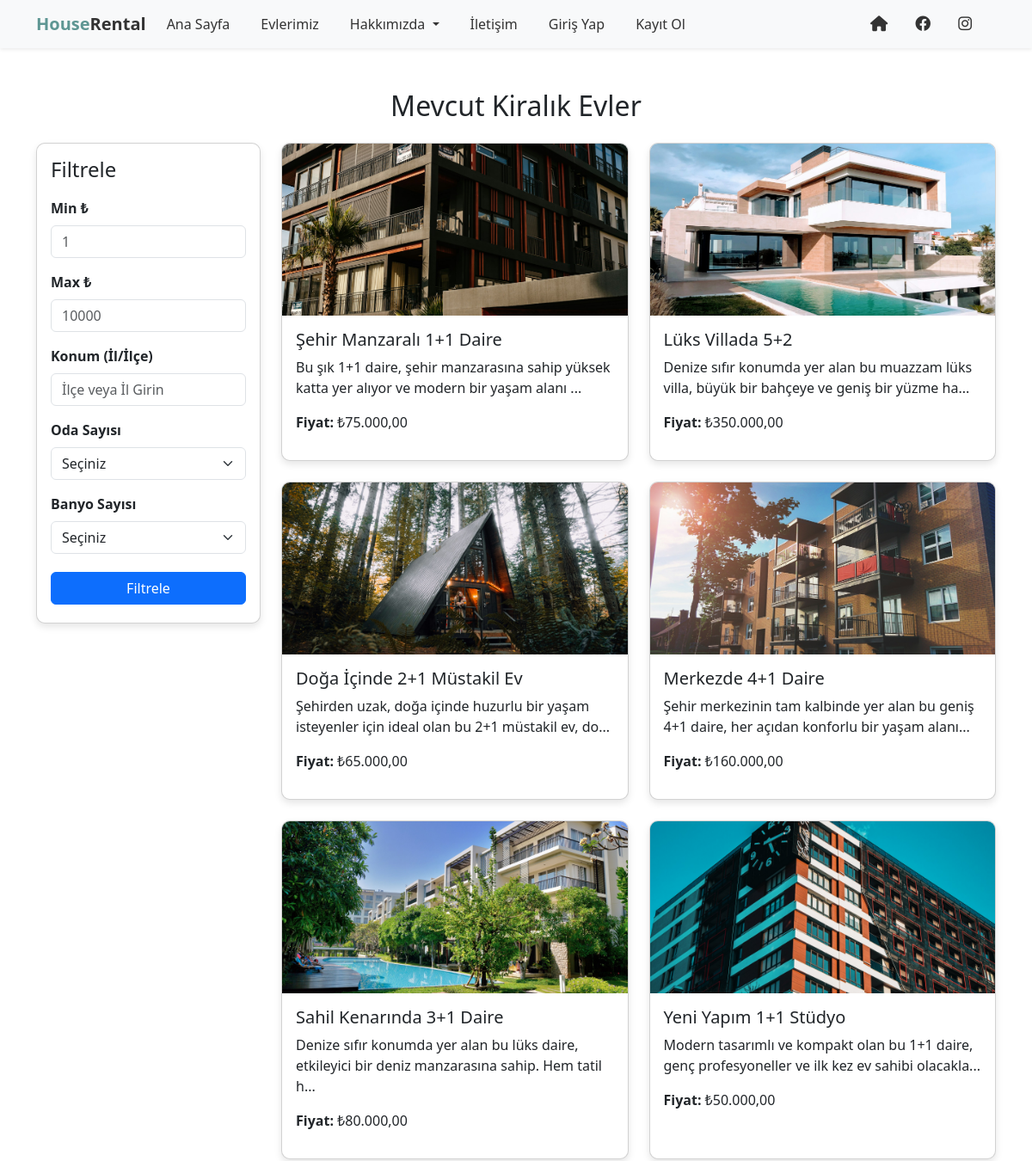
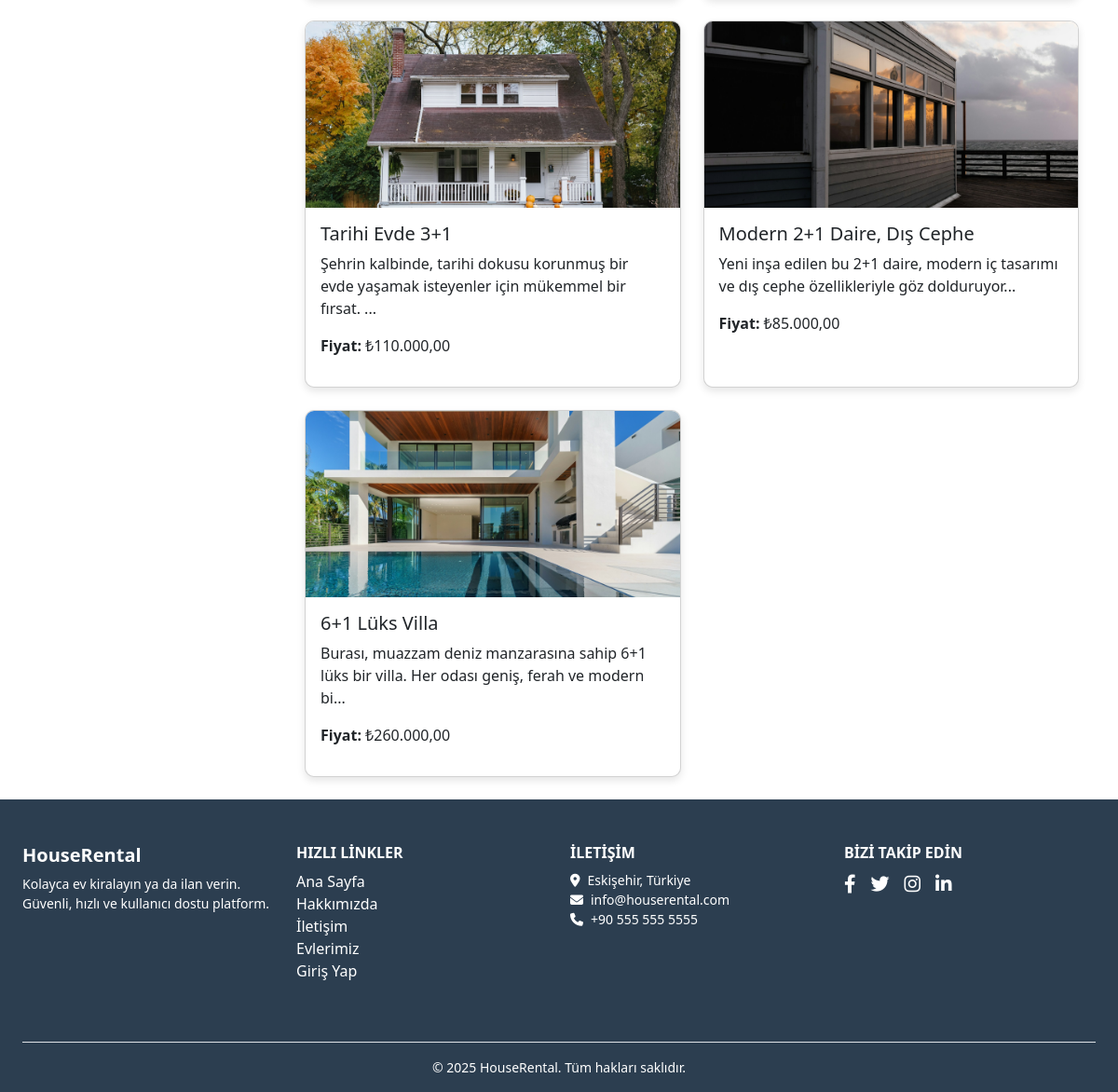
Page /house-listing.php on the committed database (2 pictures, top to bottom).
### tables this page shows
CREATE TABLE `houses` (
  `id` int(11) NOT NULL,
  `user_id` int(11) NOT NULL,
  `title` varchar(255) NOT NULL,
  `description` text NOT NULL,
  `price` decimal(10,2) NOT NULL,
  `image` varchar(255) DEFAULT NULL,
  `created_at` timestamp NOT NULL DEFAULT current_timestamp(),
  `location` varchar(255) DEFAULT NULL,
  `size` int(11) DEFAULT NULL,
  `bedrooms` int(11) DEFAULT NULL,
  `bathrooms` int(11) DEFAULT NULL,
  `year_built` year(4) DEFAULT NULL,
  `features` text DEFAULT NULL,
  `status` varchar(20) DEFAULT 'available'
);

### house-listing.php (the view, shortened to what this page needs)
<?php
include('includes/header.php');
$where = [];
$params = [];
$statusCondition = "status = 'available'";
$whereSql = count($where) ? 'WHERE ' . $statusCondition . ' AND ' . implode(' AND ', $where) : 'WHERE ' . $statusCondition;
$query = "SELECT * FROM houses $whereSql";
$stmt = $pdo->prepare($query);
$stmt->execute($params);
$houses = $stmt->fetchAll(PDO::FETCH_ASSOC);
$max_description_length = 100;
?>
<div class="container mt-4">
    <h2 class="text-center mb-4">Mevcut Kiralık Evler</h2>
    <div class="row">
        <div class="col-md-3">
            <div class="card p-3">
                <h4>Filtrele</h4>
                <form method="GET">
                    <div class="mb-3">
                        <label for="min_price" class="form-label">Min ₺</label>
                        <input type="number" name="min_price" class="form-control" placeholder="1" min="1" max="50000000">
                    </div>
                    <div class="mb-3">
                        <label for="max_price" class="form-label">Max ₺</label>
                        <input type="number" name="max_price" class="form-control" placeholder="10000" min="1" max="50000000">
                    </div>
                    <div class="mb-3">
                        <label for="location" class="form-label">Konum (İl/İlçe)</label>
                        <input type="text" name="location" class="form-control" placeholder="İlçe veya İl Girin">
                    </div>
                    <div class="mb-3">
                        <label for="bedrooms" class="form-label">Oda Sayısı</label>
                        <select name="bedrooms" class="form-select">
                            <option value="">Seçiniz</option>
                        </select>
                    </div>
                    <div class="mb-3">
                        <label for="bathrooms" class="form-label">Banyo Sayısı</label>
                        <select name="bathrooms" class="form-select">
                            <option value="">Seçiniz</option>
                        </select>
                    </div>
                    <button type="submit" class="btn btn-primary w-100">Filtrele</button>
                </form>
            </div>
        </div>
        <div class="col-md-9">
            <div class="row">
                <?php foreach ($houses as $house): ?>
                    <?php
                    $short_description = strlen($house['description']) > $max_description_length
                        ? substr($house['description'], 0, $max_description_length) . '...'
                        : $house['description'];
                    ?>
                    <div class="col-md-6 mb-4">
                        <div class="card h-100">
                            <?php if ($house['image']): ?>
                                <img src="<?php echo htmlspecialchars($house['image']); ?>" class="card-img-top" alt="Ev Görseli" style="height: 200px; object-fit: cover;">
                            <?php endif; ?>
                            <div class="card-body">
                                <h5 class="card-title"><?php echo htmlspecialchars($house['title']); ?></h5>
                                <p class="card-text"><?php echo nl2br(htmlspecialchars($short_description)); ?></p>
                                <p><strong>Fiyat:</strong> ₺<?php echo number_format($house['price'], 2, ',', '.'); ?></p>
                            </div>
                        </div>
                    </div>
                <?php endforeach; ?>
            </div>
        </div>
    </div>
</div>
<?php include('includes/footer.php'); ?>

### assets/css/style.css (style rules this page uses)
html, body { height: 100%; margin: 0; padding: 0; }
body { padding-top: 80px; scroll-behavior: smooth; }
form input, form button { padding: 8px; margin: 5px 0; width: 100%; max-width: 400px; display: block; box-sizing: border-box; }
form button { background-color: #0066cc; color: white; border: none; cursor: pointer; }
form label { font-weight: bold; margin-top: 10px; display: block; }
form input { padding: 10px; margin: 5px 0 15px 0; width: 100%; box-sizing: border-box; border: 1px solid #ccc; border-radius: 5px; }
form button { padding: 10px; width: 100%; background-color: #0066cc; color: white; border: none; border-radius: 5px; font-weight: bold; cursor: pointer; }
.card { box-shadow: 0 4px 8px rgba(0,0,0,0.1); border-radius: 10px; }
.card { border-radius: 10px; overflow: hidden; transition: transform 0.3s ease; }

### rows in the picture
houses: image (picture), title "Şehir Manzaralı 1+1 Daire", description "Bu şık 1+1 daire, şehir manzarasına sahip yüksek katta yer alıyor ve modern bir yaşam alanı ...", price "75.000,00"
houses: image (picture), title "Lüks Villada 5+2", description "Denize sıfır konumda yer alan bu muazzam lüks villa, büyük bir bahçeye ve geniş bir yüzme ha...", price "350.000,00"
houses: image (picture), title "Doğa İçinde 2+1 Müstakil Ev", description "Şehirden uzak, doğa içinde huzurlu bir yaşam isteyenler için ideal olan bu 2+1 müstakil ev, do...", price "65.000,00"
houses: image (picture), title "Merkezde 4+1 Daire", description "Şehir merkezinin tam kalbinde yer alan bu geniş 4+1 daire, her açıdan konforlu bir yaşam alanı...", price "160.000,00"
houses: image (picture), title "Sahil Kenarında 3+1 Daire", description "Denize sıfır konumda yer alan bu lüks daire, etkileyici bir deniz manzarasına sahip. Hem tatil h...", price "80.000,00"
houses: image (picture), title "Yeni Yapım 1+1 Stüdyo", description "Modern tasarımlı ve kompakt olan bu 1+1 daire, genç profesyoneller ve ilk kez ev sahibi olacakla...", price "50.000,00"
houses: image (picture), title "Tarihi Evde 3+1", description "Şehrin kalbinde, tarihi dokusu korunmuş bir evde yaşamak isteyenler için mükemmel bir fırsat. ...", price "110.000,00"
houses: image (picture), title "Modern 2+1 Daire, Dış Cephe", description "Yeni inşa edilen bu 2+1 daire, modern iç tasarımı ve dış cephe özellikleriyle göz dolduruyor...", price "85.000,00"
houses: image (picture), title "6+1 Lüks Villa", description "Burası, muazzam deniz manzarasına sahip 6+1 lüks bir villa. Her odası geniş, ferah ve modern bi...", price "260.000,00"
